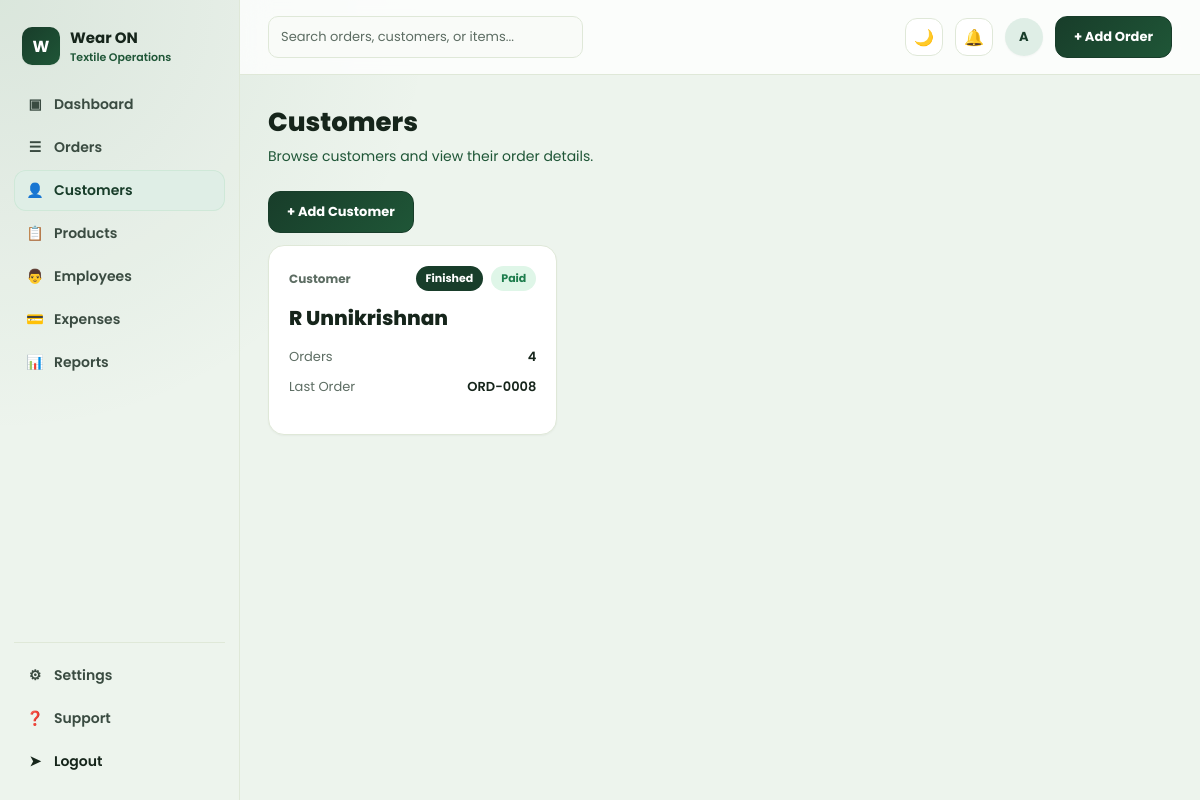
The page /customers/ (signed in) on the database its author committed.
### orders/models.py (models this page shows, shortened)
class Customer(models.Model):
    name = models.CharField(max_length=150)
    company_name = models.CharField(max_length=150, blank=True)
    email = models.EmailField(blank=True)
    phone = models.CharField(max_length=20, blank=True)
    address = models.TextField(blank=True)
    created_at = models.DateTimeField(auto_now_add=True)
    class Meta:
        ordering = ["name"]

class Order(models.Model):
    STATUS_PENDING = "pending"
    STATUS_IN_PROGRESS = "in_progress"
    STATUS_FINISHED = "finished"
    STATUS_CANCELLED = "cancelled"
    STATUS_CHOICES = [
        (STATUS_PENDING, "Pending"),
        (STATUS_IN_PROGRESS, "In Progress"),
        (STATUS_FINISHED, "Finished"),
        (STATUS_CANCELLED, "Cancelled"),
    ]
    PRIORITY_LOW = "low"
    PRIORITY_MEDIUM = "medium"
    PRIORITY_HIGH = "high"
    PRIORITY_CHOICES = [
        (PRIORITY_LOW, "Low"),
        (PRIORITY_MEDIUM, "Medium"),
        (PRIORITY_HIGH, "High"),
    ]
    PAYMENT_METHOD_BANK = "bank_transfer"
    PAYMENT_METHOD_CHECK = "check"
    PAYMENT_METHOD_CARD = "card"
    PAYMENT_METHOD_ONLINE = "online_payment"
    PAYMENT_METHOD_OTHER = "other"
    PAYMENT_METHOD_CHOICES = [
        ("", "Select payment method"),
        (PAYMENT_METHOD_BANK, "Bank Transfer"),
        (PAYMENT_METHOD_CHECK, "Check"),
        (PAYMENT_METHOD_CARD, "Card"),
        (PAYMENT_METHOD_ONLINE, "Online Payment"),
        (PAYMENT_METHOD_OTHER, "Other"),
    ]
    order_number = models.CharField(max_length=20, unique=True, editable=False)
    customer = models.ForeignKey(Customer, on_delete=models.CASCADE, related_name="orders")
    status = models.CharField(max_length=20, choices=STATUS_CHOICES, default=STATUS_IN_PROGRESS)
    is_paid = models.BooleanField(default=False)
    order_date = models.DateField(default=timezone.localdate)
    expected_delivery_date = models.DateField(null=True, blank=True)
    reference_number = models.CharField("Reference / PO Number", max_length=50, blank=True)
    shipping_address = models.TextField(blank=True, help_text="Leave blank to use customer address")
    assigned_tailor = models.CharField(max_length=100, blank=True)
    priority = models.CharField(max_length=10, choices=PRIORITY_CHOICES, default=PRIORITY_MEDIUM)
    discount_percent = models.DecimalField(max_digits=5, decimal_places=2, default=0)
    amount_paid = models.DecimalField(max_digits=10, decimal_places=2, default=Decimal("0.00"))
    payment_method = models.CharField(
        max_length=30,
        choices=PAYMENT_METHOD_CHOICES,
        blank=True,
        default="",
    )
    payment_method_details = models.CharField(max_length=255, blank=True)
    customer_notes = models.TextField(blank=True)
    created_at = models.DateTimeField(auto_now_add=True)
    updated_at = models.DateTimeField(auto_now=True)
    class Meta:
        ordering = ["-created_at"]
    @property
    def subtotal(self):
        total = sum((item.subtotal for item in self.items.all()), Decimal("0"))
        return total.quantize(Decimal("0.01"))
    @property
    def discount_amount(self):
        return (self.subtotal * self.discount_percent / Decimal("100")).quantize(Decimal("0.01"))
    @property
    def grand_total(self):
        return self.subtotal - self.discount_amount
    @property
    def payment_status_label(self):
        if self.amount_paid >= self.grand_total and self.grand_total > Decimal("0"):
            return "Paid"
        if self.amount_paid > Decimal("0"):
            return "Partial"
        return "Unpaid"

class OrderItem(models.Model):
    order = models.ForeignKey(Order, on_delete=models.CASCADE, related_name="items")
    fabric = models.ForeignKey(
        Fabric, on_delete=models.SET_NULL, related_name="order_items", null=True, blank=True
    )
    item_name = models.CharField(max_length=150)
    description = models.CharField(max_length=255, blank=True)
    quantity = models.DecimalField(max_digits=10, decimal_places=2, default=1)
    unit_price = models.DecimalField("Rate", max_digits=10, decimal_places=2, default=0)
    @property
    def subtotal(self):
        return self.quantity * self.unit_price

### orders/views.py (the view)
# urls.py: path("customers/", views.customer_list, name="customer-list"),
@login_required
def customer_list(request):
    customers = Customer.objects.order_by("name").prefetch_related("orders")
    return render(request, "orders/customer_list.html", {"customers": customers})

### orders/templates/orders/customer_list.html (shortened to what this page needs)
{% extends "base.html" %}
{% load humanize %}
{% block content %}
<h1 class="page-title">Customers</h1>
<p class="page-sub">Browse customers and view their order details.</p>
<div style="margin-bottom:12px;">
  <a href="{% url 'customer-create' %}?next={% url 'customer-list' %}" class="btn btn-primary">+ Add Customer</a>
</div>
<div class="order-grid">
  {% for customer in customers %}
  {% with first_order=customer.orders.first %}
  <a href="{% url 'customer-detail' customer.pk %}" class="card order-card customer-card">
    <div class="order-card-top">
      <span class="order-id">Customer</span>
      {% if first_order %}
      <div class="pill-row">
        <span class="pill pill-{{ first_order.status }}">{{ first_order.get_status_display }}</span>
        <span class="pill pill-{{ first_order.is_paid|yesno:"paid,unpaid" }}">{{ first_order.payment_status_label }}</span>
      </div>
      {% else %}
      <span class="pill pill-pending">No Orders</span>
      {% endif %}
    </div>
    <div class="order-name">{{ customer.name }}</div>
    <div class="kv-row"><span class="k">Orders</span><span class="v">{{ customer.orders.count }}</span></div>
    <div class="kv-row"><span class="k">Last Order</span><span class="v">{{ first_order.order_number|default:'—' }}</span></div>
  </a>
  {% endwith %}
  {% empty %}
  <div class="empty-state">No customers available.</div>
  {% endfor %}
</div>
{% endblock %}

### templates/base.html (shortened to what this page needs)
{% load static %}<!DOCTYPE html>
<html lang="en">
<head>
  <link rel="stylesheet" href="{% static 'css/style.css' %}">
</head>
<body>
  <div class="app">
    <aside class="sidebar">
      <div class="brand">
        <div class="brand-mark">W</div>
        <div>
          <div class="brand-name">Wear ON</div>
          <div class="brand-sub">Textile Operations</div>
        </div>
      </div>
      <ul class="nav">
        <li><a href="{% url 'dashboard' %}" class="{% if request.resolver_match.url_name == 'dashboard' %}active{% endif %}"><span class="icon">&#9635;</span> Dashboard</a></li>
        <li><a href="{% url 'order-list' %}" class="{% if request.resolver_match.url_name in 'order-list,order-detail,order-create,order-edit' %}active{% endif %}"><span class="icon">&#9776;</span> Orders</a></li>
        <li><a href="{% url 'customer-list' %}" class="{% if request.resolver_match.url_name in 'customer-list,customer-detail' %}active{% endif %}"><span class="icon">&#128100;</span> Customers</a></li>
        <li><a href="{% url 'product-list' %}" class="{% if request.resolver_match.url_name == 'product-list' %}active{% endif %}"><span class="icon">&#128203;</span> Products</a></li>
        <li><a href="{% url 'employee-list' %}" class=""><span class="icon">&#128104;</span> Employees</a></li>
        <li><a href="{% url 'expense-list' %}" class="{% if request.resolver_match.url_name in 'expense-list,order-expenses' %}active{% endif %}"><span class="icon">&#128179;</span> Expenses</a></li>
        <li><a href="{% url 'reports' %}" class="{% if request.resolver_match.url_name == 'reports' %}active{% endif %}"><span class="icon">&#128202;</span> Reports</a></li>
      </ul>
      <div class="sidebar-footer">
        <ul class="nav">
          <li><a href="{% url 'settings' %}"><span class="icon">&#9881;</span> Settings</a></li>
          <li><a href="{% url 'support' %}"><span class="icon">&#10067;</span> Support</a></li>
          {% if user.is_authenticated %}
          <li>
            <form method="post" action="{% url 'logout' %}">
              <button type="submit" class="nav a" style="width:100%; text-align:left; background:none; border:none; cursor:pointer; display:flex; align-items:center; gap:10px; padding:10px 12px; border-radius:10px; font-size:14px; font-weight:600; color:var(--green-900);">
                <span class="icon">&#10148;</span> Logout
              </button>
            </form>
          </li>
          {% endif %}
        </ul>
      </div>
    </aside>
    <div class="main">
      <div class="topbar">
        <input class="search-box" type="text" placeholder="Search orders, customers, or items...">
        <div class="topbar-actions">
          <button type="button" class="icon-btn" data-theme-toggle aria-label="Toggle dark mode" title="Toggle dark mode">☀️</button>
          <div class="icon-btn" aria-label="Notifications" title="Notifications">&#128276;</div>
          <div class="avatar">{{ user.username|default:"?"|first|upper }}</div>
          <a href="{% url 'order-create' %}" class="btn btn-primary">+ Add Order</a>
        </div>
      </div>
      <div class="content">
        {% block content %}{% endblock %}
      </div>
    </div>
  </div>
</body>
</html>

### rows shown on the page
Customer: orders.first.status "Finished", orders.first.payment_status_label "Paid", name "R Unnikrishnan", orders.count "4", orders.first.order_number "ORD-0008"

### other values the page prints
{{ user.username|default:"?"|first|upper }} "A"
